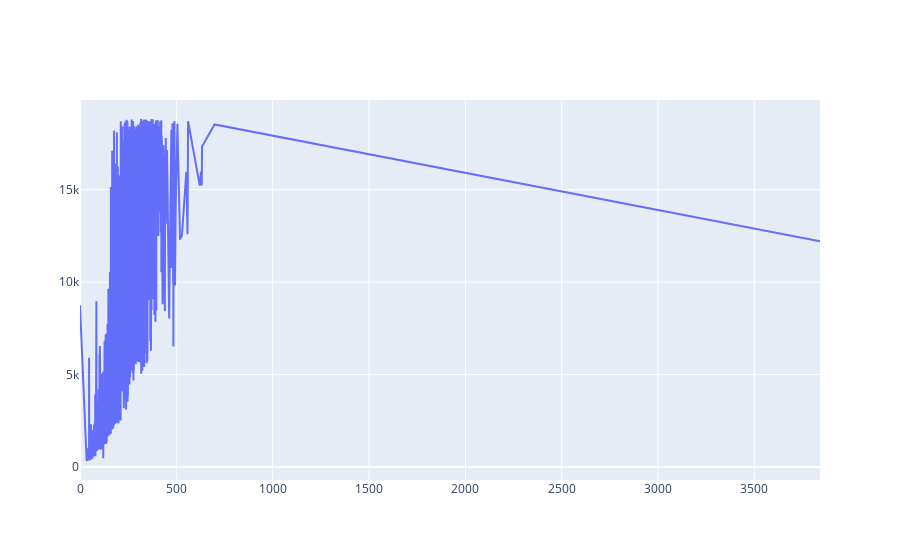

The cell this chart's notebook holds for it:
### Code cell
figure = go.Figure()
"""figure.add_trace(go.Scatter(x=f['depth'],
                            y=f['price']))

figure.add_trace(go.Scatter(x=h['table'],
                            y=h['price']))

figure.add_trace(go.Scatter(x=y['carat'],
                            y=y['price']))
figure.update_layout(yaxis_tickformat = '%')
"""

figure.add_trace(go.Scatter(x=c['volume'], y=c['price']))

### Figure 1 — Plotly figure (JSON) as saved in the notebook; plotly's stock layout.template omitted (floating-point values rounded to 4 significant figures; data arrays with more than 128 entries replaced by an {"elided": "..."} marker saying what was removed)
{"data": [{"type": "scatter", "x": {"elided": "23786 float values"}, "y": {"elided": "23786 float values"}}], "layout": {}}
